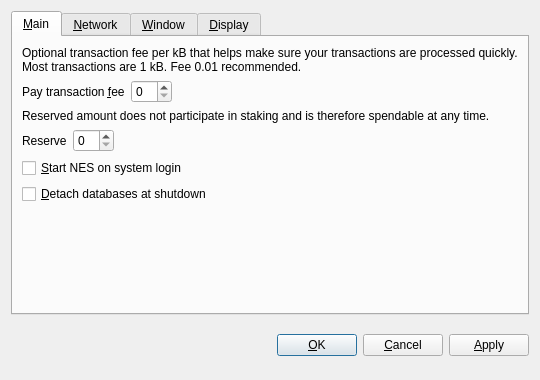
<?xml version="1.0" encoding="UTF-8"?>
<ui version="4.0">
 <class>OptionsDialog</class>
 <widget class="QDialog" name="OptionsDialog">
  <property name="geometry">
   <rect>
    <x>0</x>
    <y>0</y>
    <width>540</width>
    <height>380</height>
   </rect>
  </property>
  <property name="windowTitle">
   <string>Options</string>
  </property>
  <property name="modal">
   <bool>true</bool>
  </property>
  <layout class="QVBoxLayout" name="verticalLayout">
   <item>
    <widget class="QTabWidget" name="tabWidget">
     <property name="tabPosition">
      <enum>QTabWidget::North</enum>
     </property>
     <property name="currentIndex">
      <number>0</number>
     </property>
     <widget class="QWidget" name="tabMain">
      <attribute name="title">
       <string>&amp;Main</string>
      </attribute>
      <layout class="QVBoxLayout" name="verticalLayout_Main">
       <item>
        <widget class="QLabel" name="transactionFeeInfoLabel">
         <property name="text">
          <string>Optional transaction fee per kB that helps make sure your transactions are processed quickly. Most transactions are 1 kB. Fee 0.01 recommended.</string>
         </property>
         <property name="textFormat">
          <enum>Qt::PlainText</enum>
         </property>
         <property name="wordWrap">
          <bool>true</bool>
         </property>
        </widget>
       </item>
       <item>
        <layout class="QHBoxLayout" name="horizontalLayoutFee">
         <item>
          <widget class="QLabel" name="transactionFeeLabel">
           <property name="text">
            <string>Pay transaction &amp;fee</string>
           </property>
           <property name="textFormat">
            <enum>Qt::PlainText</enum>
           </property>
           <property name="buddy">
            <cstring>transactionFee</cstring>
           </property>
          </widget>
         </item>
         <item>
          <widget class="BitcoinAmountField" name="transactionFee"/>
         </item>
         <item>
          <spacer name="horizontalSpacerFee">
           <property name="orientation">
            <enum>Qt::Horizontal</enum>
           </property>
           <property name="sizeHint" stdset="0">
            <size>
             <width>40</width>
             <height>20</height>
            </size>
           </property>
          </spacer>
         </item>
        </layout>
       </item>
       <item>
        <widget class="QLabel" name="reserveBalanceInfoLabel">
         <property name="text">
          <string>Reserved amount does not participate in staking and is therefore spendable at any time.</string>
         </property>
         <property name="textFormat">
          <enum>Qt::PlainText</enum>
         </property>
         <property name="wordWrap">
          <bool>true</bool>
         </property>
        </widget>
       </item>
       <item>
        <layout class="QHBoxLayout" name="horizontalLayoutReserveBalance">
         <item>
          <widget class="QLabel" name="reserveBalanceLabel">
           <property name="text">
            <string>Reserve</string>
           </property>
           <property name="textFormat">
            <enum>Qt::PlainText</enum>
           </property>
           <property name="buddy">
            <cstring>reserveBalance</cstring>
           </property>
          </widget>
         </item>
         <item>
          <widget class="BitcoinAmountField" name="reserveBalance"/>
         </item>
         <item>
          <spacer name="horizontalSpacerReserveBalance">
           <property name="orientation">
            <enum>Qt::Horizontal</enum>
           </property>
           <property name="sizeHint" stdset="0">
            <size>
             <width>40</width>
             <height>20</height>
            </size>
           </property>
          </spacer>
         </item>
        </layout>
       </item>
       <item>
        <widget class="QCheckBox" name="bitcoinAtStartup">
         <property name="toolTip">
          <string>Automatically start NES after logging in to the system.</string>
         </property>
         <property name="text">
          <string>&amp;Start NES on system login</string>
         </property>
        </widget>
       </item>
       <item>
        <widget class="QCheckBox" name="detachDatabases">
         <property name="toolTip">
          <string>Detach block and address databases at shutdown. This means they can be moved to another data directory, but it slows down shutdown. The wallet is always detached.</string>
         </property>
         <property name="text">
          <string>&amp;Detach databases at shutdown</string>
         </property>
        </widget>
       </item>
       <item>
        <spacer name="verticalSpacer_Main">
         <property name="orientation">
          <enum>Qt::Vertical</enum>
         </property>
         <property name="sizeHint" stdset="0">
          <size>
           <width>20</width>
           <height>40</height>
          </size>
         </property>
        </spacer>
       </item>
      </layout>
     </widget>
     <widget class="QWidget" name="tabNetwork">
      <attribute name="title">
       <string>&amp;Network</string>
      </attribute>
      <layout class="QVBoxLayout" name="verticalLayout_Network">
       <item>
        <widget class="QCheckBox" name="mapPortUpnp">
         <property name="toolTip">
          <string>Automatically open the NES client port on the router. This only works when your router supports UPnP and it is enabled.</string>
         </property>
         <property name="text">
          <string>Map port using &amp;UPnP</string>
         </property>
        </widget>
       </item>
       <item>
        <widget class="QCheckBox" name="connectSocks">
         <property name="toolTip">
          <string>Connect to the NES network through a SOCKS proxy (e.g. when connecting through Tor).</string>
         </property>
         <property name="text">
          <string>&amp;Connect through SOCKS proxy:</string>
         </property>
        </widget>
       </item>
       <item>
        <layout class="QHBoxLayout" name="horizontalLayout_Network">
         <item>
          <widget class="QLabel" name="proxyIpLabel">
           <property name="text">
            <string>Proxy &amp;IP:</string>
           </property>
           <property name="textFormat">
            <enum>Qt::PlainText</enum>
           </property>
           <property name="buddy">
            <cstring>proxyIp</cstring>
           </property>
          </widget>
         </item>
         <item>
          <widget class="QValidatedLineEdit" name="proxyIp">
           <property name="maximumSize">
            <size>
             <width>140</width>
             <height>16777215</height>
            </size>
           </property>
           <property name="toolTip">
            <string>IP address of the proxy (e.g. 127.0.0.1)</string>
           </property>
          </widget>
         </item>
         <item>
          <widget class="QLabel" name="proxyPortLabel">
           <property name="text">
            <string>&amp;Port:</string>
           </property>
           <property name="textFormat">
            <enum>Qt::PlainText</enum>
           </property>
           <property name="buddy">
            <cstring>proxyPort</cstring>
           </property>
          </widget>
         </item>
         <item>
          <widget class="QLineEdit" name="proxyPort">
           <property name="maximumSize">
            <size>
             <width>55</width>
             <height>16777215</height>
            </size>
           </property>
           <property name="toolTip">
            <string>Port of the proxy (e.g. 9050)</string>
           </property>
          </widget>
         </item>
         <item>
          <widget class="QLabel" name="socksVersionLabel">
           <property name="text">
            <string>SOCKS &amp;Version:</string>
           </property>
           <property name="textFormat">
            <enum>Qt::PlainText</enum>
           </property>
           <property name="buddy">
            <cstring>socksVersion</cstring>
           </property>
          </widget>
         </item>
         <item>
          <widget class="QValueComboBox" name="socksVersion">
           <property name="toolTip">
            <string>SOCKS version of the proxy (e.g. 5)</string>
           </property>
          </widget>
         </item>
         <item>
          <spacer name="horizontalSpacer_Network">
           <property name="orientation">
            <enum>Qt::Horizontal</enum>
           </property>
           <property name="sizeHint" stdset="0">
            <size>
             <width>40</width>
             <height>20</height>
            </size>
           </property>
          </spacer>
         </item>
        </layout>
       </item>
       <item>
        <spacer name="verticalSpacer_Network">
         <property name="orientation">
          <enum>Qt::Vertical</enum>
         </property>
         <property name="sizeHint" stdset="0">
          <size>
           <width>20</width>
           <height>40</height>
          </size>
         </property>
        </spacer>
       </item>
      </layout>
     </widget>
     <widget class="QWidget" name="tabWindow">
      <attribute name="title">
       <string>&amp;Window</string>
      </attribute>
      <layout class="QVBoxLayout" name="verticalLayout_Window">
       <item>
        <widget class="QCheckBox" name="minimizeToTray">
         <property name="toolTip">
          <string>Show only a tray icon after minimizing the window.</string>
         </property>
         <property name="text">
          <string>&amp;Minimize to the tray instead of the taskbar</string>
         </property>
        </widget>
       </item>
       <item>
        <widget class="QCheckBox" name="minimizeOnClose">
         <property name="toolTip">
          <string>Minimize instead of exit the application when the window is closed. When this option is enabled, the application will be closed only after selecting Quit in the menu.</string>
         </property>
         <property name="text">
          <string>M&amp;inimize on close</string>
         </property>
        </widget>
       </item>
       <item>
        <spacer name="verticalSpacer_Window">
         <property name="orientation">
          <enum>Qt::Vertical</enum>
         </property>
         <property name="sizeHint" stdset="0">
          <size>
           <width>20</width>
           <height>40</height>
          </size>
         </property>
        </spacer>
       </item>
      </layout>
     </widget>
     <widget class="QWidget" name="tabDisplay">
      <attribute name="title">
       <string>&amp;Display</string>
      </attribute>
      <layout class="QVBoxLayout" name="verticalLayout_Display">
       <item>
        <layout class="QHBoxLayout" name="horizontalLayout_1_Display">
         <item>
          <widget class="QLabel" name="langLabel">
           <property name="text">
            <string>User Interface &amp;language:</string>
           </property>
           <property name="textFormat">
            <enum>Qt::PlainText</enum>
           </property>
           <property name="buddy">
            <cstring>lang</cstring>
           </property>
          </widget>
         </item>
         <item>
          <widget class="QValueComboBox" name="lang">
           <property name="toolTip">
            <string>The user interface language can be set here. This setting will take effect after restarting NES.</string>
           </property>
          </widget>
         </item>
        </layout>
       </item>
       <item>
        <layout class="QHBoxLayout" name="horizontalLayout_2_Display">
         <item>
          <widget class="QLabel" name="unitLabel">
           <property name="text">
            <string>&amp;Unit to show amounts in:</string>
           </property>
           <property name="textFormat">
            <enum>Qt::PlainText</enum>
           </property>
           <property name="buddy">
            <cstring>unit</cstring>
           </property>
          </widget>
         </item>
         <item>
          <widget class="QValueComboBox" name="unit">
           <property name="toolTip">
            <string>Choose the default subdivision unit to show in the interface and when sending coins.</string>
           </property>
          </widget>
         </item>
        </layout>
       </item>
       <item>
        <widget class="QCheckBox" name="displayAddresses">
         <property name="toolTip">
          <string>Whether to show NES addresses in the transaction list or not.</string>
         </property>
         <property name="text">
          <string>&amp;Display addresses in transaction list</string>
         </property>
        </widget>
       </item>
       <item>
        <widget class="QCheckBox" name="coinControlFeatures">
         <property name="toolTip">
          <string>Whether to show coin control features or not.</string>
         </property>
         <property name="text">
          <string>Display coin &amp;control features (experts only!)</string>
         </property>
        </widget>
       </item>
       <item>
        <widget class="QCheckBox" name="minimizeCoinAge"> 
         <property name="toolTip"> 
          <string>Whether to select the coin outputs randomly or with minimal coin age.</string> 
         </property> 
         <property name="text"> 
          <string>Minimize weight consumption (experimental)</string> 
         </property> 
        </widget> 
       </item> 
       <item>
        <spacer name="verticalSpacer_Display">
         <property name="orientation">
          <enum>Qt::Vertical</enum>
         </property>
         <property name="sizeHint" stdset="0">
          <size>
           <width>20</width>
           <height>40</height>
          </size>
         </property>
        </spacer>
       </item>
      </layout>
     </widget>
    </widget>
   </item>
   <item>
    <layout class="QHBoxLayout" name="horizontalLayout_Buttons">
     <item>
      <spacer name="horizontalSpacer_1">
       <property name="orientation">
        <enum>Qt::Horizontal</enum>
       </property>
       <property name="sizeHint" stdset="0">
        <size>
         <width>40</width>
         <height>48</height>
        </size>
       </property>
      </spacer>
     </item>
     <item>
      <widget class="QLabel" name="statusLabel">
       <property name="font">
        <font>
         <weight>75</weight>
         <bold>true</bold>
        </font>
       </property>
       <property name="text">
        <string/>
       </property>
       <property name="textFormat">
        <enum>Qt::PlainText</enum>
       </property>
       <property name="wordWrap">
        <bool>true</bool>
       </property>
      </widget>
     </item>
     <item>
      <spacer name="horizontalSpacer_2">
       <property name="orientation">
        <enum>Qt::Horizontal</enum>
       </property>
       <property name="sizeHint" stdset="0">
        <size>
         <width>40</width>
         <height>48</height>
        </size>
       </property>
      </spacer>
     </item>
     <item>
      <widget class="QPushButton" name="okButton">
       <property name="text">
        <string>&amp;OK</string>
       </property>
      </widget>
     </item>
     <item>
      <widget class="QPushButton" name="cancelButton">
       <property name="text">
        <string>&amp;Cancel</string>
       </property>
       <property name="autoDefault">
        <bool>false</bool>
       </property>
      </widget>
     </item>
     <item>
      <widget class="QPushButton" name="applyButton">
       <property name="text">
        <string>&amp;Apply</string>
       </property>
       <property name="autoDefault">
        <bool>false</bool>
       </property>
      </widget>
     </item>
    </layout>
   </item>
  </layout>
 </widget>
 <customwidgets>
  <customwidget>
   <class>BitcoinAmountField</class>
   <extends>QSpinBox</extends>
   <header>bitcoinamountfield.h</header>
  </customwidget>
  <customwidget>
   <class>QValueComboBox</class>
   <extends>QComboBox</extends>
   <header>qvaluecombobox.h</header>
  </customwidget>
  <customwidget>
   <class>QValidatedLineEdit</class>
   <extends>QLineEdit</extends>
   <header>qvalidatedlineedit.h</header>
  </customwidget>
 </customwidgets>
 <resources/>
 <connections/>
</ui>
